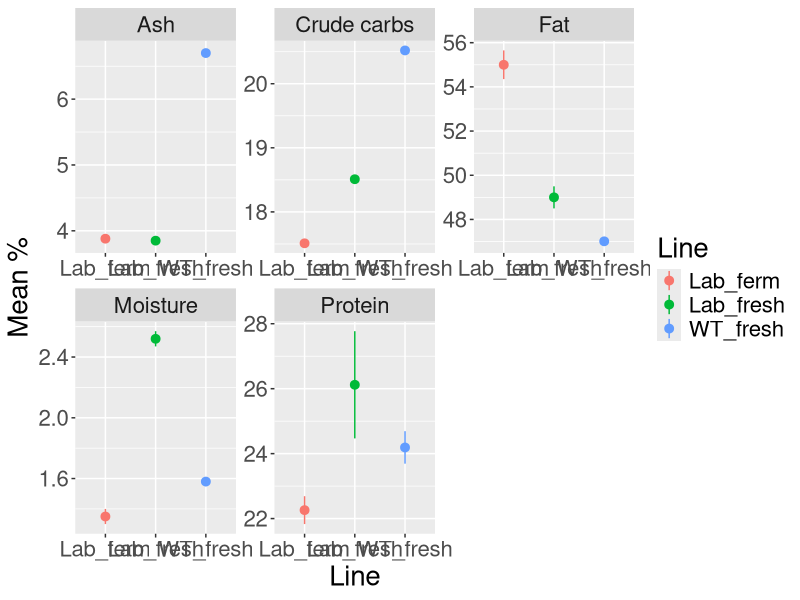

Recreate this plot in R.
library(here)
library(readxl)
library(ggplot2)
here()

#Feed in data
fst_data<-read_excel(here("FST", "fst_proximate.xlsx"), sheet="Sheet1")

ggplot(data=fst_data, aes(y=Mean, x=Line, group=Line, colour=Line))+
  geom_pointrange(aes(ymin=Mean-SD, ymax=Mean+SD))+
  facet_wrap(~Parameters, scales='free')+
  theme(text = element_text(size=20))+
  labs(y="Mean %")



